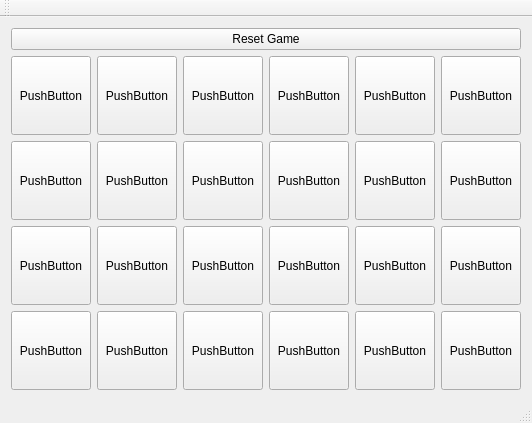
<?xml version="1.0" encoding="UTF-8"?>
<ui version="4.0">
 <class>MainWindow</class>
 <widget class="QMainWindow" name="MainWindow">
  <property name="geometry">
   <rect>
    <x>0</x>
    <y>0</y>
    <width>498</width>
    <height>423</height>
   </rect>
  </property>
  <property name="windowTitle">
   <string>MainWindow</string>
  </property>
  <widget class="QWidget" name="centralWidget">
   <layout class="QGridLayout" name="gridLayout">
    <item row="4" column="5">
     <widget class="QPushButton" name="pushButton_12">
      <property name="sizePolicy">
       <sizepolicy hsizetype="Expanding" vsizetype="Expanding">
        <horstretch>0</horstretch>
        <verstretch>0</verstretch>
       </sizepolicy>
      </property>
      <property name="text">
       <string>PushButton</string>
      </property>
     </widget>
    </item>
    <item row="2" column="1">
     <widget class="QPushButton" name="pushButton_14">
      <property name="sizePolicy">
       <sizepolicy hsizetype="Expanding" vsizetype="Expanding">
        <horstretch>0</horstretch>
        <verstretch>0</verstretch>
       </sizepolicy>
      </property>
      <property name="text">
       <string>PushButton</string>
      </property>
     </widget>
    </item>
    <item row="3" column="4">
     <widget class="QPushButton" name="pushButton_23">
      <property name="sizePolicy">
       <sizepolicy hsizetype="Expanding" vsizetype="Expanding">
        <horstretch>0</horstretch>
        <verstretch>0</verstretch>
       </sizepolicy>
      </property>
      <property name="text">
       <string>PushButton</string>
      </property>
     </widget>
    </item>
    <item row="2" column="5">
     <widget class="QPushButton" name="pushButton_18">
      <property name="sizePolicy">
       <sizepolicy hsizetype="Expanding" vsizetype="Expanding">
        <horstretch>0</horstretch>
        <verstretch>0</verstretch>
       </sizepolicy>
      </property>
      <property name="text">
       <string>PushButton</string>
      </property>
     </widget>
    </item>
    <item row="2" column="2">
     <widget class="QPushButton" name="pushButton_16">
      <property name="sizePolicy">
       <sizepolicy hsizetype="Expanding" vsizetype="Expanding">
        <horstretch>0</horstretch>
        <verstretch>0</verstretch>
       </sizepolicy>
      </property>
      <property name="text">
       <string>PushButton</string>
      </property>
     </widget>
    </item>
    <item row="3" column="2">
     <widget class="QPushButton" name="pushButton_21">
      <property name="sizePolicy">
       <sizepolicy hsizetype="Expanding" vsizetype="Expanding">
        <horstretch>0</horstretch>
        <verstretch>0</verstretch>
       </sizepolicy>
      </property>
      <property name="text">
       <string>PushButton</string>
      </property>
     </widget>
    </item>
    <item row="1" column="2">
     <widget class="QPushButton" name="pushButton_3">
      <property name="sizePolicy">
       <sizepolicy hsizetype="Expanding" vsizetype="Expanding">
        <horstretch>0</horstretch>
        <verstretch>0</verstretch>
       </sizepolicy>
      </property>
      <property name="text">
       <string>PushButton</string>
      </property>
     </widget>
    </item>
    <item row="4" column="0">
     <widget class="QPushButton" name="pushButton_7">
      <property name="sizePolicy">
       <sizepolicy hsizetype="Expanding" vsizetype="Expanding">
        <horstretch>0</horstretch>
        <verstretch>0</verstretch>
       </sizepolicy>
      </property>
      <property name="text">
       <string>PushButton</string>
      </property>
     </widget>
    </item>
    <item row="2" column="0">
     <widget class="QPushButton" name="pushButton_13">
      <property name="sizePolicy">
       <sizepolicy hsizetype="Expanding" vsizetype="Expanding">
        <horstretch>0</horstretch>
        <verstretch>0</verstretch>
       </sizepolicy>
      </property>
      <property name="text">
       <string>PushButton</string>
      </property>
     </widget>
    </item>
    <item row="2" column="3">
     <widget class="QPushButton" name="pushButton_15">
      <property name="sizePolicy">
       <sizepolicy hsizetype="Expanding" vsizetype="Expanding">
        <horstretch>0</horstretch>
        <verstretch>0</verstretch>
       </sizepolicy>
      </property>
      <property name="text">
       <string>PushButton</string>
      </property>
     </widget>
    </item>
    <item row="2" column="4">
     <widget class="QPushButton" name="pushButton_17">
      <property name="sizePolicy">
       <sizepolicy hsizetype="Expanding" vsizetype="Expanding">
        <horstretch>0</horstretch>
        <verstretch>0</verstretch>
       </sizepolicy>
      </property>
      <property name="text">
       <string>PushButton</string>
      </property>
     </widget>
    </item>
    <item row="1" column="1">
     <widget class="QPushButton" name="pushButton_2">
      <property name="sizePolicy">
       <sizepolicy hsizetype="Expanding" vsizetype="Expanding">
        <horstretch>0</horstretch>
        <verstretch>0</verstretch>
       </sizepolicy>
      </property>
      <property name="text">
       <string>PushButton</string>
      </property>
     </widget>
    </item>
    <item row="1" column="4">
     <widget class="QPushButton" name="pushButton_5">
      <property name="sizePolicy">
       <sizepolicy hsizetype="Expanding" vsizetype="Expanding">
        <horstretch>0</horstretch>
        <verstretch>0</verstretch>
       </sizepolicy>
      </property>
      <property name="text">
       <string>PushButton</string>
      </property>
     </widget>
    </item>
    <item row="4" column="3">
     <widget class="QPushButton" name="pushButton_10">
      <property name="sizePolicy">
       <sizepolicy hsizetype="Expanding" vsizetype="Expanding">
        <horstretch>0</horstretch>
        <verstretch>0</verstretch>
       </sizepolicy>
      </property>
      <property name="text">
       <string>PushButton</string>
      </property>
     </widget>
    </item>
    <item row="3" column="5">
     <widget class="QPushButton" name="pushButton_24">
      <property name="sizePolicy">
       <sizepolicy hsizetype="Expanding" vsizetype="Expanding">
        <horstretch>0</horstretch>
        <verstretch>0</verstretch>
       </sizepolicy>
      </property>
      <property name="text">
       <string>PushButton</string>
      </property>
     </widget>
    </item>
    <item row="1" column="0">
     <widget class="QPushButton" name="pushButton_1">
      <property name="sizePolicy">
       <sizepolicy hsizetype="Expanding" vsizetype="Expanding">
        <horstretch>0</horstretch>
        <verstretch>0</verstretch>
       </sizepolicy>
      </property>
      <property name="text">
       <string>PushButton</string>
      </property>
     </widget>
    </item>
    <item row="4" column="2">
     <widget class="QPushButton" name="pushButton_9">
      <property name="sizePolicy">
       <sizepolicy hsizetype="Expanding" vsizetype="Expanding">
        <horstretch>0</horstretch>
        <verstretch>0</verstretch>
       </sizepolicy>
      </property>
      <property name="text">
       <string>PushButton</string>
      </property>
     </widget>
    </item>
    <item row="0" column="0" colspan="6">
     <widget class="QPushButton" name="Reset">
      <property name="sizePolicy">
       <sizepolicy hsizetype="MinimumExpanding" vsizetype="Fixed">
        <horstretch>0</horstretch>
        <verstretch>0</verstretch>
       </sizepolicy>
      </property>
      <property name="text">
       <string>Reset Game</string>
      </property>
     </widget>
    </item>
    <item row="1" column="3">
     <widget class="QPushButton" name="pushButton_4">
      <property name="sizePolicy">
       <sizepolicy hsizetype="Expanding" vsizetype="Expanding">
        <horstretch>0</horstretch>
        <verstretch>0</verstretch>
       </sizepolicy>
      </property>
      <property name="text">
       <string>PushButton</string>
      </property>
     </widget>
    </item>
    <item row="4" column="4">
     <widget class="QPushButton" name="pushButton_11">
      <property name="sizePolicy">
       <sizepolicy hsizetype="Expanding" vsizetype="Expanding">
        <horstretch>0</horstretch>
        <verstretch>0</verstretch>
       </sizepolicy>
      </property>
      <property name="text">
       <string>PushButton</string>
      </property>
     </widget>
    </item>
    <item row="3" column="1">
     <widget class="QPushButton" name="pushButton_20">
      <property name="sizePolicy">
       <sizepolicy hsizetype="Expanding" vsizetype="Expanding">
        <horstretch>0</horstretch>
        <verstretch>0</verstretch>
       </sizepolicy>
      </property>
      <property name="text">
       <string>PushButton</string>
      </property>
     </widget>
    </item>
    <item row="3" column="0">
     <widget class="QPushButton" name="pushButton_19">
      <property name="sizePolicy">
       <sizepolicy hsizetype="Expanding" vsizetype="Expanding">
        <horstretch>0</horstretch>
        <verstretch>0</verstretch>
       </sizepolicy>
      </property>
      <property name="text">
       <string>PushButton</string>
      </property>
     </widget>
    </item>
    <item row="3" column="3">
     <widget class="QPushButton" name="pushButton_22">
      <property name="sizePolicy">
       <sizepolicy hsizetype="Expanding" vsizetype="Expanding">
        <horstretch>0</horstretch>
        <verstretch>0</verstretch>
       </sizepolicy>
      </property>
      <property name="text">
       <string>PushButton</string>
      </property>
     </widget>
    </item>
    <item row="4" column="1">
     <widget class="QPushButton" name="pushButton_8">
      <property name="sizePolicy">
       <sizepolicy hsizetype="Expanding" vsizetype="Expanding">
        <horstretch>0</horstretch>
        <verstretch>0</verstretch>
       </sizepolicy>
      </property>
      <property name="text">
       <string>PushButton</string>
      </property>
     </widget>
    </item>
    <item row="1" column="5">
     <widget class="QPushButton" name="pushButton_6">
      <property name="sizePolicy">
       <sizepolicy hsizetype="Expanding" vsizetype="Expanding">
        <horstretch>0</horstretch>
        <verstretch>0</verstretch>
       </sizepolicy>
      </property>
      <property name="text">
       <string>PushButton</string>
      </property>
     </widget>
    </item>
   </layout>
  </widget>
  <widget class="QMenuBar" name="menuBar">
   <property name="geometry">
    <rect>
     <x>0</x>
     <y>0</y>
     <width>498</width>
     <height>21</height>
    </rect>
   </property>
  </widget>
  <widget class="QToolBar" name="mainToolBar">
   <attribute name="toolBarArea">
    <enum>TopToolBarArea</enum>
   </attribute>
   <attribute name="toolBarBreak">
    <bool>false</bool>
   </attribute>
  </widget>
  <widget class="QStatusBar" name="statusBar"/>
 </widget>
 <layoutdefault spacing="6" margin="11"/>
 <resources/>
 <connections/>
</ui>
